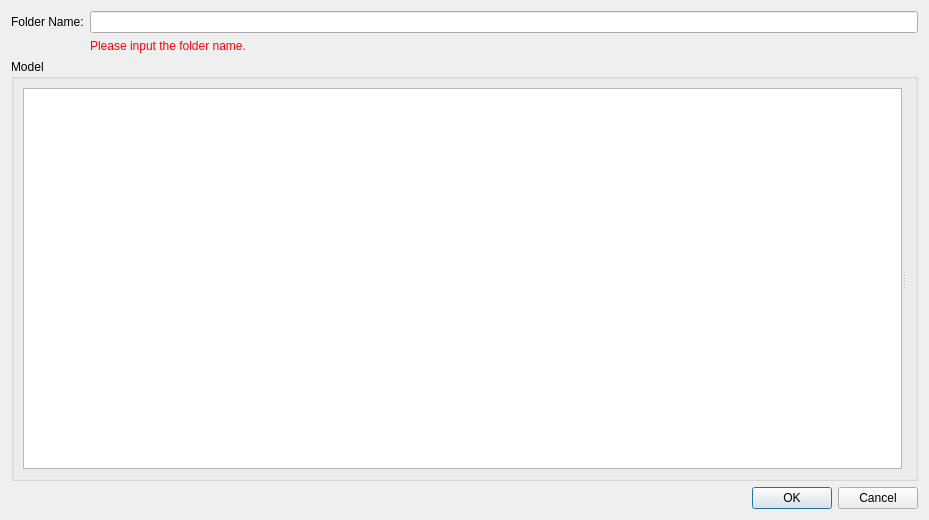
<?xml version="1.0" encoding="UTF-8"?>
<ui version="4.0">
 <class>ModelAddDialog</class>
 <widget class="QDialog" name="ModelAddDialog">
  <property name="geometry">
   <rect>
    <x>0</x>
    <y>0</y>
    <width>929</width>
    <height>520</height>
   </rect>
  </property>
  <property name="windowTitle">
   <string>Add Model</string>
  </property>
  <layout class="QVBoxLayout" name="verticalLayout_2" stretch="0,1,0">
   <item>
    <layout class="QGridLayout" name="gridLayout">
     <item row="0" column="0">
      <widget class="QLabel" name="folderNameLabel">
       <property name="text">
        <string>Folder Name:</string>
       </property>
      </widget>
     </item>
     <item row="0" column="1">
      <widget class="QLineEdit" name="folderNameEdit"/>
     </item>
     <item row="1" column="1">
      <widget class="QLabel" name="folderNameWarningLabel">
       <property name="styleSheet">
        <string notr="true">color: rgb(255, 2, 0)</string>
       </property>
       <property name="text">
        <string>Please input the folder name.</string>
       </property>
      </widget>
     </item>
    </layout>
   </item>
   <item>
    <widget class="QGroupBox" name="groupBox">
     <property name="title">
      <string>Model</string>
     </property>
     <layout class="QVBoxLayout" name="verticalLayout">
      <item>
       <widget class="QSplitter" name="splitter">
        <property name="orientation">
         <enum>Qt::Horizontal</enum>
        </property>
        <widget class="QListWidget" name="solverList">
         <property name="sizePolicy">
          <sizepolicy hsizetype="Preferred" vsizetype="Expanding">
           <horstretch>0</horstretch>
           <verstretch>0</verstretch>
          </sizepolicy>
         </property>
         <property name="minimumSize">
          <size>
           <width>180</width>
           <height>0</height>
          </size>
         </property>
         <property name="editTriggers">
          <set>QAbstractItemView::NoEditTriggers</set>
         </property>
        </widget>
        <widget class="QStackedWidget" name="stackedWidget">
         <property name="sizePolicy">
          <sizepolicy hsizetype="Expanding" vsizetype="Expanding">
           <horstretch>0</horstretch>
           <verstretch>0</verstretch>
          </sizepolicy>
         </property>
         <property name="currentIndex">
          <number>-1</number>
         </property>
        </widget>
       </widget>
      </item>
     </layout>
    </widget>
   </item>
   <item>
    <widget class="QDialogButtonBox" name="buttonBox">
     <property name="orientation">
      <enum>Qt::Horizontal</enum>
     </property>
     <property name="standardButtons">
      <set>QDialogButtonBox::Cancel|QDialogButtonBox::Ok</set>
     </property>
    </widget>
   </item>
  </layout>
 </widget>
 <resources/>
 <connections>
  <connection>
   <sender>buttonBox</sender>
   <signal>accepted()</signal>
   <receiver>ModelAddDialog</receiver>
   <slot>accept()</slot>
   <hints>
    <hint type="sourcelabel">
     <x>248</x>
     <y>254</y>
    </hint>
    <hint type="destinationlabel">
     <x>157</x>
     <y>274</y>
    </hint>
   </hints>
  </connection>
  <connection>
   <sender>buttonBox</sender>
   <signal>rejected()</signal>
   <receiver>ModelAddDialog</receiver>
   <slot>reject()</slot>
   <hints>
    <hint type="sourcelabel">
     <x>316</x>
     <y>260</y>
    </hint>
    <hint type="destinationlabel">
     <x>286</x>
     <y>274</y>
    </hint>
   </hints>
  </connection>
 </connections>
</ui>
